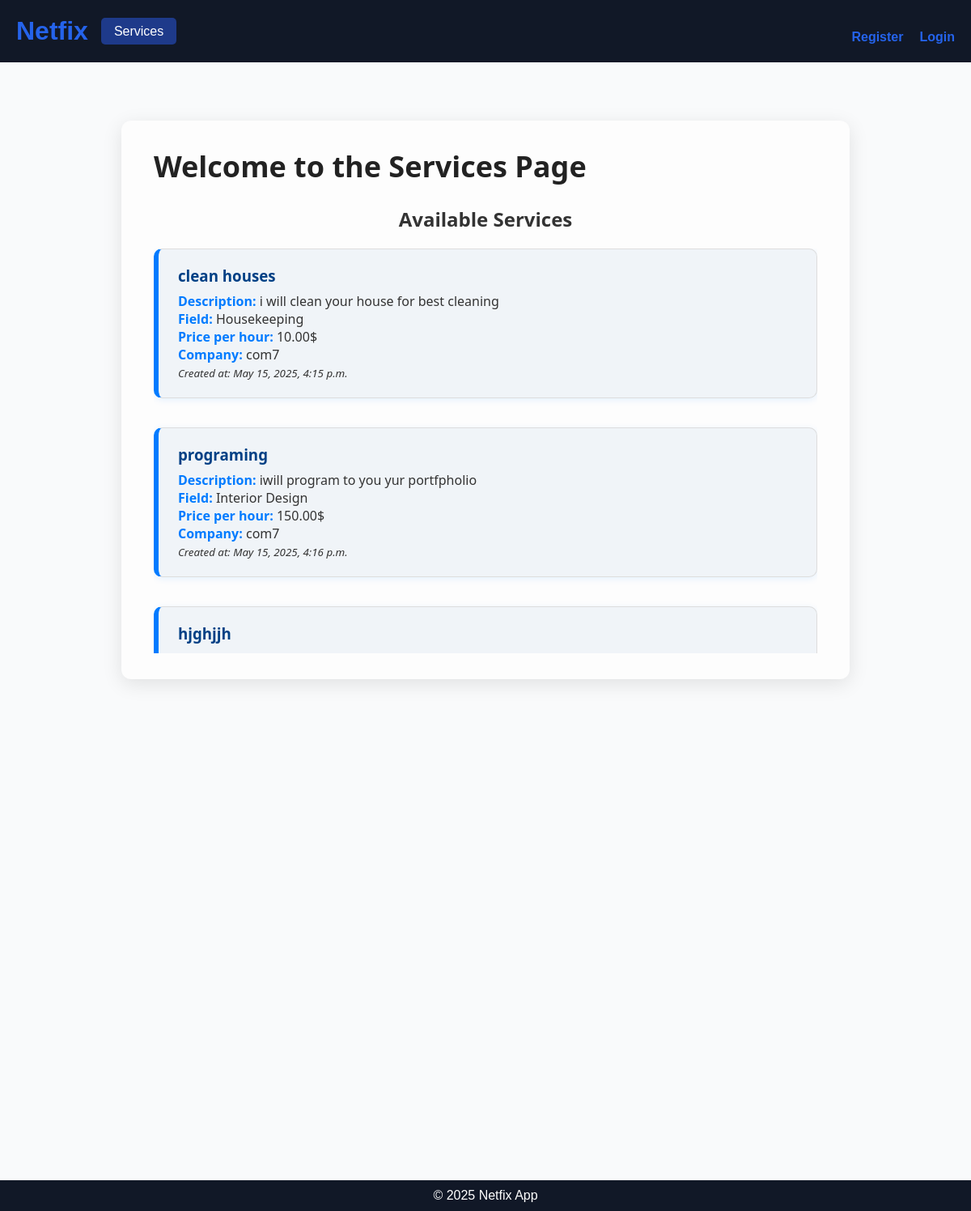
Page /services/ on the committed database.
### services/models.py (models this page shows, shortened)
class Service(models.Model):
    FIELD_CHOICES = [
        ('Air Conditioner', 'Air Conditioner'),
        ('All in One', 'All in One'),
        ('Carpentry', 'Carpentry'),
        ('Electricity', 'Electricity'),
        ('Gardening', 'Gardening'),
        ('Home Machines', 'Home Machines'),
        ('Housekeeping', 'Housekeeping'),
        ('Interior Design', 'Interior Design'),
        ('Locks', 'Locks'),
        ('Painting', 'Painting'),
        ('Plumbing', 'Plumbing'),
        ('Water Heaters', 'Water Heaters'),
    ]
    name = models.CharField(max_length=100)
    description = models.TextField()
    field = models.CharField(max_length=50, choices=FIELD_CHOICES)
    price_per_hour = models.DecimalField(max_digits=8, decimal_places=2)
    created_at = models.DateTimeField(auto_now_add=True)
    company = models.ForeignKey(settings.AUTH_USER_MODEL, on_delete=models.CASCADE)

### users/models.py (models this page shows, shortened)
class CostumUser(AbstractBaseUser,PermissionsMixin):
    username = models.CharField(max_length=125)
    email = models.EmailField(unique=True)
    is_active = models.BooleanField(default=True)
    is_staff = models.BooleanField(default=False)
    is_company = models.BooleanField(default=False)
    is_customer = models.BooleanField(default=False)
    objects = CostumUserManager()
    USERNAME_FIELD = 'email'
    REQUIRED_FIELDS = ['username']

### services/views.py (the view)
# urls.py: path('',views.servives,name='services'),
def servives(request):
    services = Service.objects.select_related('company').all()
    return  render(request,'services/services.html',{'services':services})

### services/templates/services/services.html (shortened to what this page needs)
{% extends 'main/base.html' %}
{% load static %}
{% block content %}
<div class="services-container">
  <div class="services-header">
    <h1>Welcome to the Services Page</h1>
  </div>
  <h2>Available Services</h2>
  <ul class="services-list">
    {% for service in services %}
    <li class="service-item">
        <h3>{{ service.name }}</h3>
        <p><strong>Description:</strong> {{ service.description }}</p>
        <p><strong>Field:</strong> {{ service.get_field_display }}</p>
        <p><strong>Price per hour:</strong> {{ service.price_per_hour }}$</p>
        <p><strong>Company:</strong> {{ service.company.username }}</p>
        <p><small><em>Created at: {{ service.created_at|date:"F j, Y, g:i a" }}</em></small></p>
      </li>
    {% empty %}
      <li>No services available at the moment.</li>
    {% endfor %}
  </ul>
</div>
{% endblock %}

### main/static/main/css/style.css (style rules this page uses)
:root { --primary-color: #1e3a8a; --secondary-color: #3b82f6; --background-color: #f9fafb; --text-color: #1f2937; --link-color: #2563eb; --header-bg-color: #111827; --footer-bg-color: #111827; --white-color: #ffffff; --black-color: #000000; }
* { margin: 0; padding: 0; box-sizing: border-box; }
body { font-family: Arial, sans-serif; background-color: var(--background-color); color: var(--text-color); }

### main/static/main/css/authofication.css (style rules this page uses)
h2 { text-align: center; margin-bottom: 20px; }
ul { margin-top: 15px; padding-left: 20px; list-style-type: none; }

### main/static/main/css/services.css (style rules this page uses)
.services-container { max-width: 900px; margin: 2rem auto; padding: 2rem 2.5rem; background-color: #fdfdfd; border-radius: 12px; box-shadow: 0 6px 24px rgba(0, 0, 0, 0.1); font-family: 'Segoe UI', Tahoma, Geneva, Verdana, sans-serif; color: #333; }
.services-header { display: flex; justify-content: space-between; align-items: center; margin-bottom: 1.5rem; flex-wrap: wrap; }
.services-header h1 { font-size: 2.25rem; margin: 0; color: #222; }
.services-list { list-style-type: none; padding: 0; max-height: 500px; overflow-y: auto; margin-top: 1rem; }
.services-list li { background-color: #f0f4f8; margin-bottom: 1rem; padding: 1.25rem 1.5rem; border-radius: 10px; border-left: 6px solid #007bff; box-shadow: 0 2px 8px rgba(0, 123, 255, 0.1); transition: background-color 0.2s ease; }
.services-list li strong { color: #007bff; }
.service-item { border: 1px solid #ddd; padding: 1rem 1.25rem; margin-bottom: 1rem; border-radius: 8px; background: #f9f9f9; box-shadow: 0 1px 4px rgba(0, 0, 0, 0.05); }
.service-item h3 { margin-top: 0; margin-bottom: 0.5rem; color: #004085; font-weight: 700; }

### main/static/main/css/profile.css (style rules this page uses)
.services-list { display: flex; flex-direction: column; gap: 20px; }

### rows in the picture
Service: name "clean houses", description "i will clean your house for best cleaning", field "Housekeeping", price_per_hour "10.00", company.username "com7", created_at "May 15, 2025, 4:15 p.m."
Service: name "programing", description "iwill program to you yur portfpholio", field "Interior Design", price_per_hour "150.00", company.username "com7", created_at "May 15, 2025, 4:16 p.m."
Service: name "hjghjjh"
